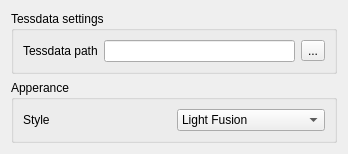
<?xml version="1.0" encoding="UTF-8"?>
<ui version="4.0">
 <class>SettingsWidget</class>
 <widget class="QWidget" name="SettingsWidget">
  <property name="geometry">
   <rect>
    <x>0</x>
    <y>0</y>
    <width>348</width>
    <height>150</height>
   </rect>
  </property>
  <property name="windowTitle">
   <string>Form</string>
  </property>
  <layout class="QGridLayout" name="gridLayout_3">
   <item row="0" column="0">
    <widget class="QGroupBox" name="groupBox">
     <property name="title">
      <string>Tessdata settings</string>
     </property>
     <layout class="QGridLayout" name="gridLayout">
      <item row="0" column="0">
       <widget class="QLabel" name="label">
        <property name="text">
         <string>Tessdata path</string>
        </property>
       </widget>
      </item>
      <item row="0" column="1">
       <widget class="QLineEdit" name="lineEdit_dir"/>
      </item>
      <item row="0" column="2">
       <widget class="QToolButton" name="toolButton">
        <property name="text">
         <string>...</string>
        </property>
       </widget>
      </item>
     </layout>
    </widget>
   </item>
   <item row="1" column="0">
    <widget class="QGroupBox" name="groupBox_2">
     <property name="title">
      <string>Apperance</string>
     </property>
     <layout class="QGridLayout" name="gridLayout_2">
      <item row="0" column="0">
       <widget class="QLabel" name="label_2">
        <property name="text">
         <string>Style</string>
        </property>
       </widget>
      </item>
      <item row="0" column="1">
       <widget class="QComboBox" name="comboBox">
        <property name="currentIndex">
         <number>2</number>
        </property>
        <item>
         <property name="text">
          <string>Windows Vista</string>
         </property>
        </item>
        <item>
         <property name="text">
          <string>Windows Classic</string>
         </property>
        </item>
        <item>
         <property name="text">
          <string>Light Fusion</string>
         </property>
        </item>
        <item>
         <property name="text">
          <string>Dark Fusion</string>
         </property>
        </item>
       </widget>
      </item>
     </layout>
    </widget>
   </item>
  </layout>
 </widget>
 <resources/>
 <connections/>
</ui>
